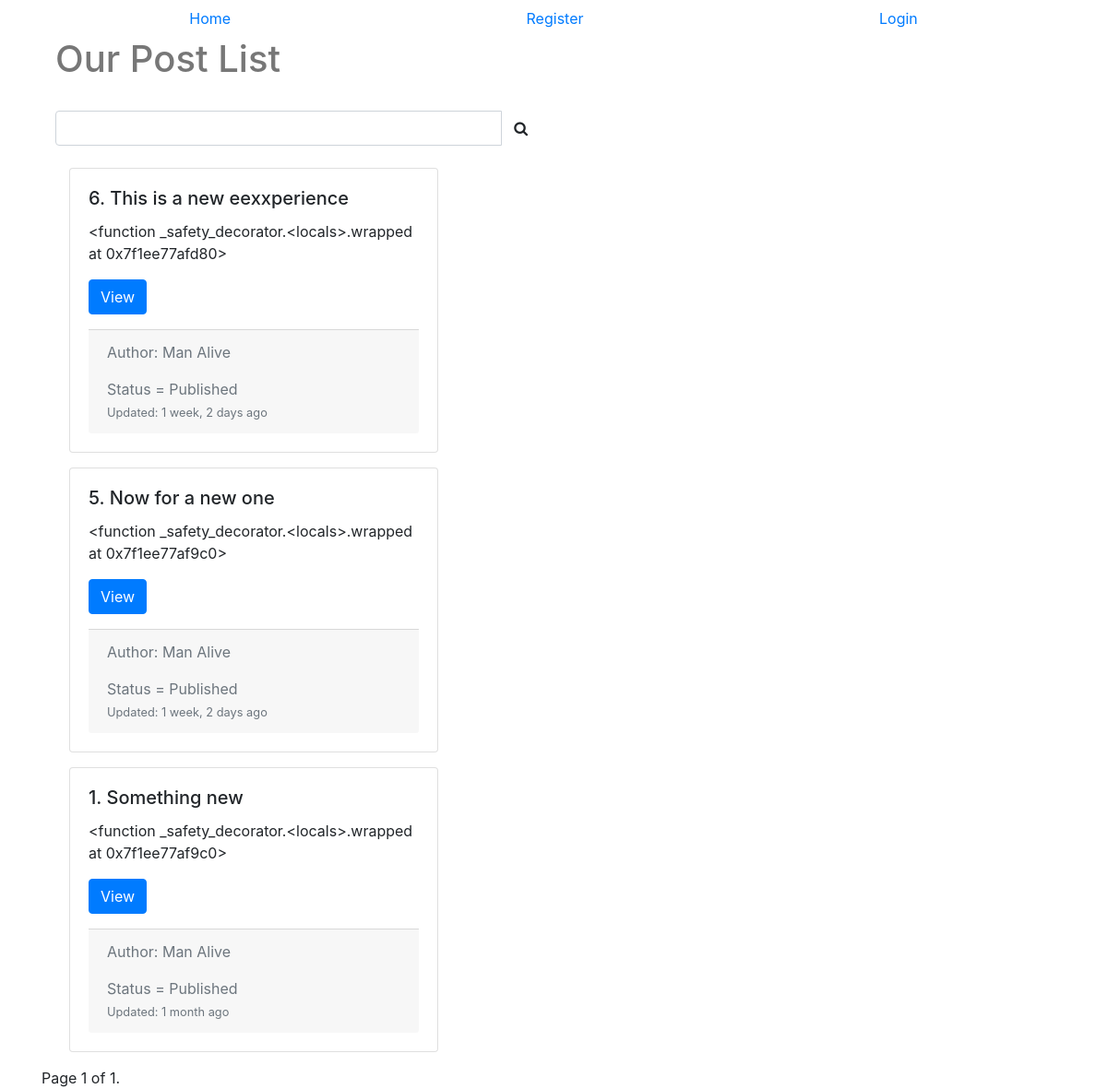
Before: / with the older database file.
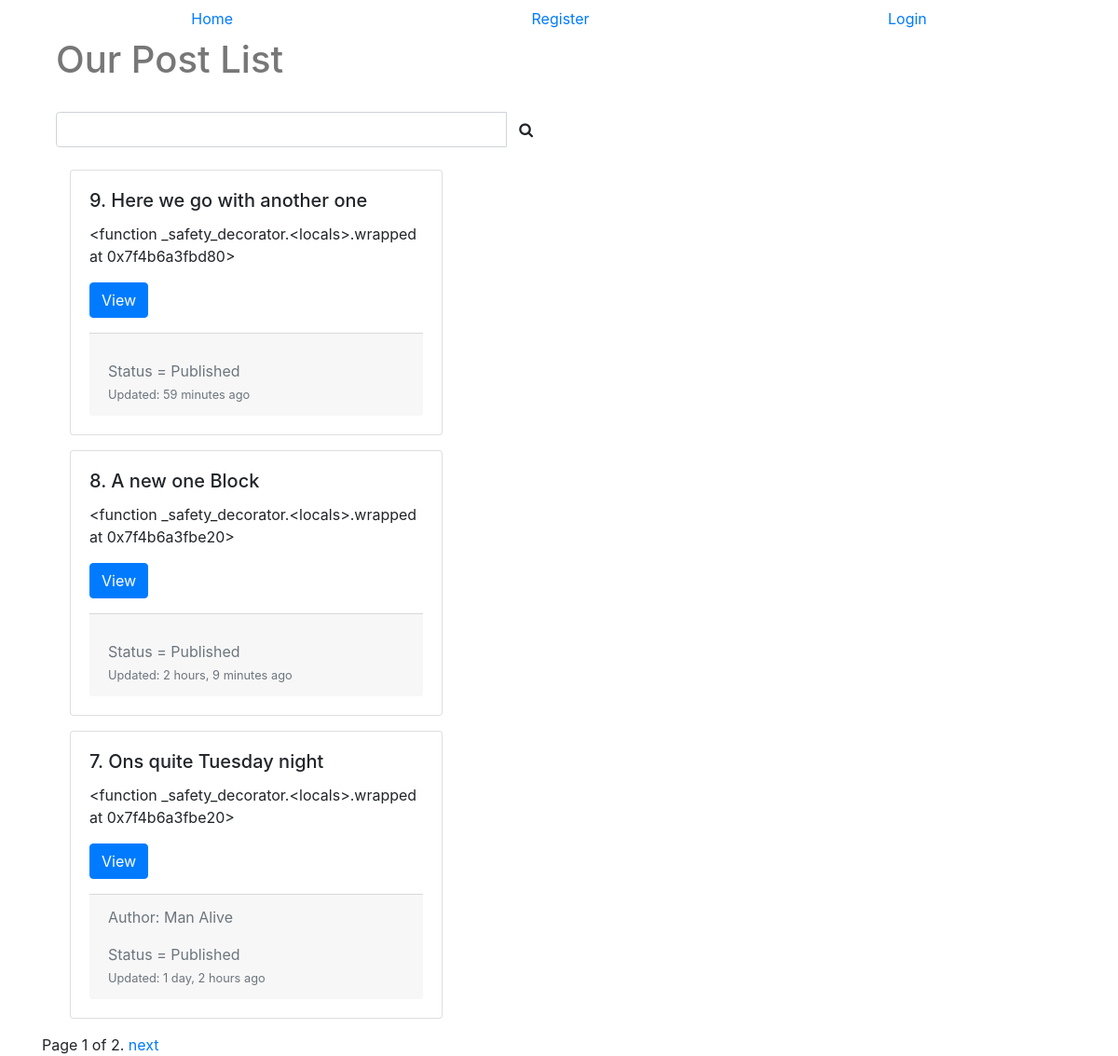
After: the same page with the newer database file.
### work_posts/models.py (models this page shows, shortened)
class Post(models.Model):
    user = models.ForeignKey(settings.AUTH_USER_MODEL, default=1)
    title = models.CharField(max_length=150)
    slug = models.SlugField(unique=True)
    image = models.ImageField(upload_to=upload_location,
                              null=True,
                              blank=True,
                              height_field='height_field',
                              width_field='width_field')
    height_field = models.IntegerField(default=0)
    width_field = models.IntegerField(default=0)
    content = models.TextField()
    draft = models.BooleanField(default=False)
    publish = models.DateField(auto_now=False, auto_now_add=False, blank=True, null=True)
    read_time = models.IntegerField(default=0)
    create_date = models.DateTimeField(auto_now=True, auto_now_add=False)
    update_date = models.DateTimeField(auto_now=False, auto_now_add=True)
    objects = PostManager() # this instanciated the class
    def get_absolute_url(self):
        return reverse('detail', kwargs={'slug': self.slug})
    class Meta:
        ordering = ["-create_date"] # will govern the sort order
    def get_markdown(self):
        content = self.content
        marked_down = markdown(content)
        return mark_safe(marked_down) # now it is marked safe and the html will be rendered

### work_posts/views.py (the view, shortened to what this page needs)
# urls.py: url(r'^$', views.post_list, name='list'),
def post_list(request):
    print(f'Post|List| user = {request.user.username}')
    if not request.user.is_superuser or not request.user.is_staff:
        queryset_list = Post.objects.active() #this will now get the model manager version of the override on all, called active
    else:
        queryset_list = Post.objects.all()
    query = request.GET.get('q') # the value that is after q=
    paginator = Paginator(queryset_list, 3)
    page_request_var = 'lpage'
    page = request.GET.get(page_request_var)
    try:
        queryset = paginator.page(page)
    except PageNotAnInteger:
        queryset = paginator.page(1)
    except EmptyPage:
        queryset = paginator.page(paginator.num_pages)
    context = {
        'title': 'The list of stuff for all',
        'object_list': queryset,
        'page_request_var': page_request_var
    }
    return render(request, 'post_list.html', context)

### work_posts/models.py (called while the page is built)
    def active(self, *args, **kwargs):
        return super(PostManager, self).filter(draft=False).filter(publish__lte=timezone.now())

### templates/post_list.html (shortened to what this page needs)
{% extends "base.html" %}
{% block content %}
<div class="col-sm-6 col-sm-offset-3">
<h1>Our Post List</h1>
<br/>
<form method="GET" action="">
    <div class="input-group">
        <input class="form-control" type="text" name="q" placeholder="Search posts" value="{{ request.GET.q}} ">
        <span class="input-group-btn">
            <button class="btn btn-default" type="submit"><i class="fa fa-search"></i> </button>
        </span>
    </div>
</form><br/>
<div class="card-deck">
    <div class="col-sm-12">
{% for obj in object_list %}
        <div class="card" style="max-width: 400px;">
        <div class="card-body">
            <h5 class="card-title">{{ obj.id }}. {{ obj.title }}</h5>
        <p class="card-text">{{ obj.get_markdown }}</p>
        <p> <a href='{{ obj.get_absolute_url }}' class = 'btn btn-primary' role='button'>View</a>   </p>
         <div class="card-footer text-muted">
            {% if obj.user.get_full_name %}
                <p>Author: {{ obj.user.get_full_name }}</p>
            {% else %}
                <p>{{ obj.user.name }}</p>
            {% endif %}
             Status =
            {% if obj.draft %}
            <span style="color:red;">Draft</span>
            {% else %}
            Published
            {% endif %}<br/>
             <small>    Updated: {{ obj.update_date|timesince }} ago</small>
        </div>
        </div></div>
        <div class="mt-3" /></div>
{% endfor %}
</div>
    <div class="pagination">
    <span class="step-links">
        <span class="current">
            Page {{ object_list.number }} of {{ object_list.paginator.num_pages }}.
        </span>
        {% if object_list.has_next %}
            <a href="?{{ page_request_var }}={{ object_list.next_page_number }}{% if request.Get.g %}&q={{ request.GET.q }}{% endif %}">next</a>
        {% endif %}
    </span>
    </div>
{% endblock content%}

Changed rows visible on the page:
no longer on this page (row unchanged): Post: id "6", title "This is a new eexxperience", get_markdown "<function _safety_decorator.<locals>.wrapped at 0x7f1ee77afd80>", user.get_full_name "Man Alive", draft "Published", update_date "1 week, 2 days"
no longer on this page (row unchanged): Post: id "5", title "Now for a new one", get_markdown "<function _safety_decorator.<locals>.wrapped at 0x7f1ee77af9c0>", user.get_full_name "Man Alive", draft "Published", update_date "1 week, 2 days"
no longer on this page (row unchanged): Post: id "1", title "Something new", get_markdown "<function _safety_decorator.<locals>.wrapped at 0x7f1ee77af9c0>", user.get_full_name "Man Alive", draft "Published", update_date "1 month"
added Post: id "9", title "Here we go with another one", get_markdown "<function _safety_decorator.<locals>.wrapped at 0x7f4b6a3fbd80>", draft "Published", update_date "59 minutes"
added Post: id "8", title "A new one Block", get_markdown "<function _safety_decorator.<locals>.wrapped at 0x7f4b6a3fbe20>", draft "Published", update_date "2 hours, 9 minutes"
added Post: id "7", title "Ons quite Tuesday night", get_markdown "<function _safety_decorator.<locals>.wrapped at 0x7f4b6a3fbe20>", user.get_full_name "Man Alive", draft "Published", update_date "1 day, 2 hours"
Other visible differences:
{{ object_list.paginator.num_pages }}: "1" → "2"
text now shown: "next"
